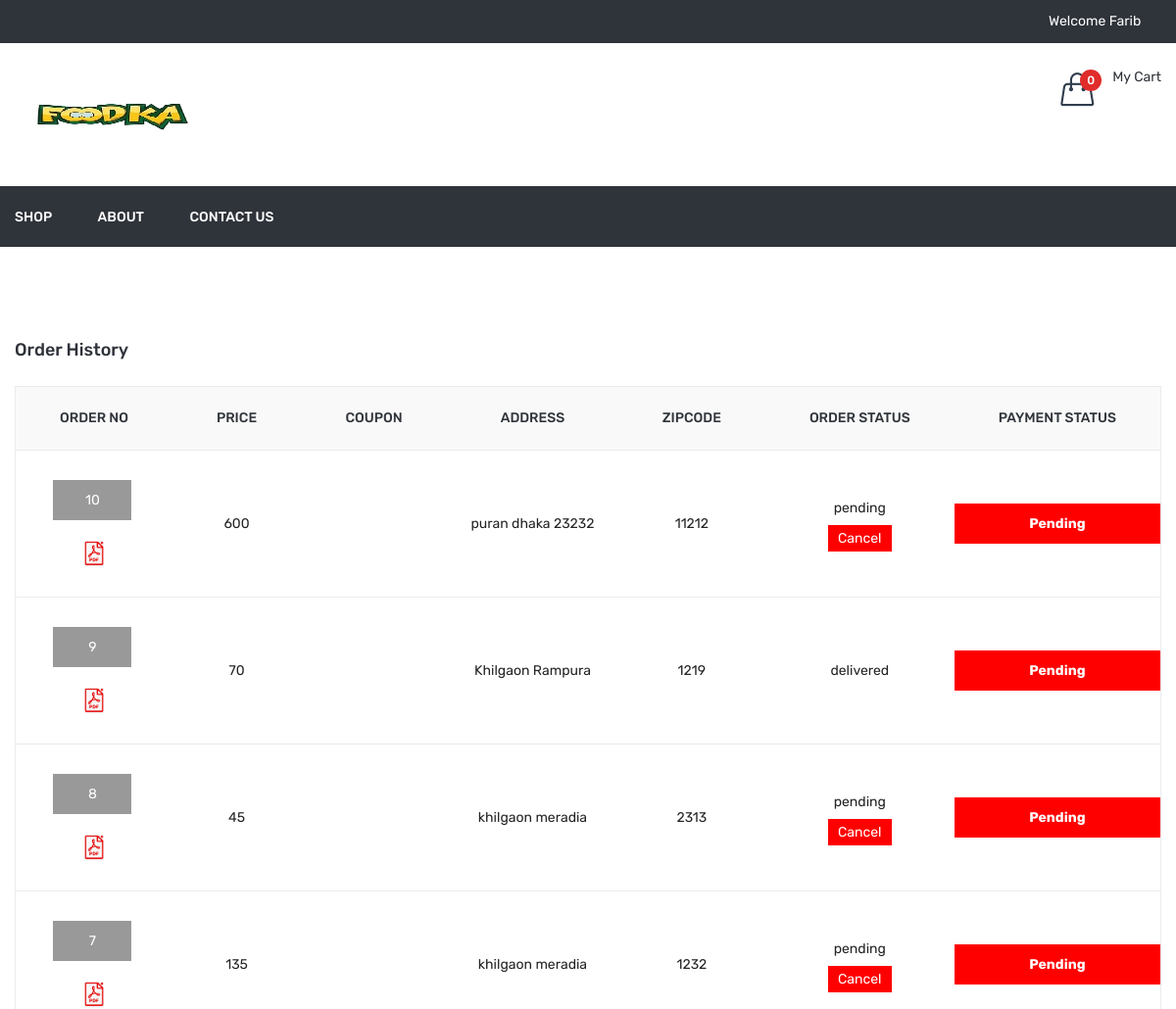
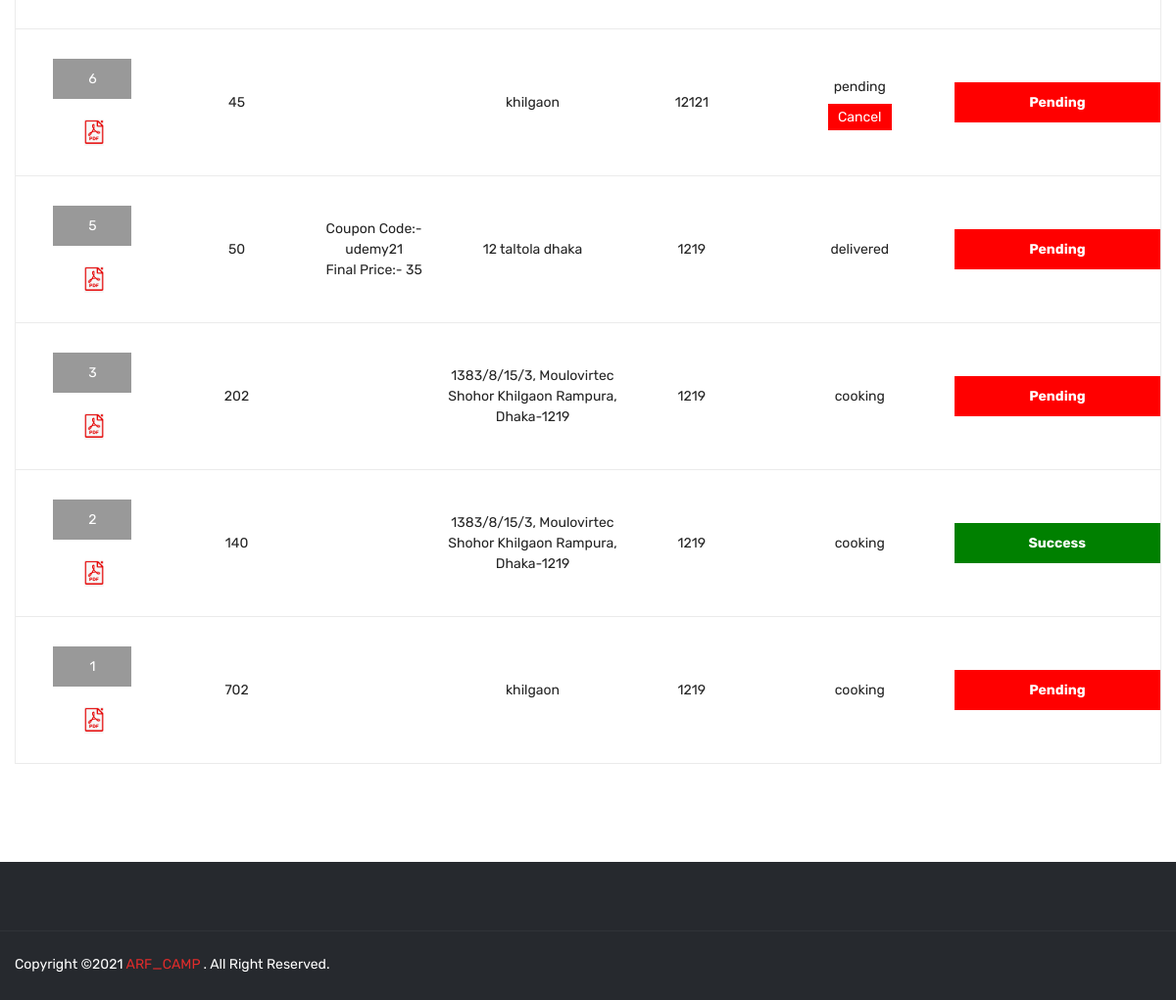
Page /order_history.php (signed in) on the earlier database version (2 pictures, top to bottom).
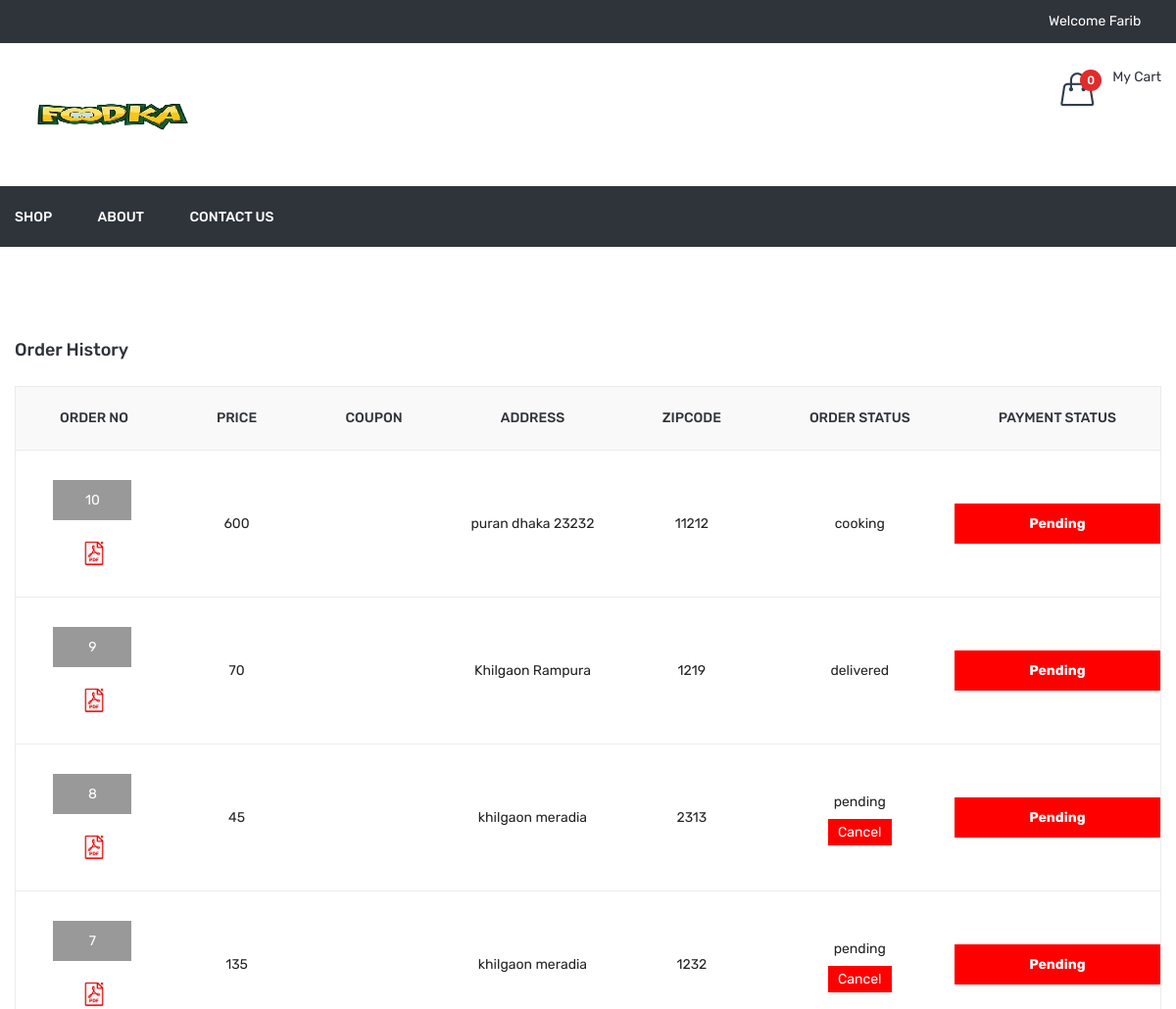
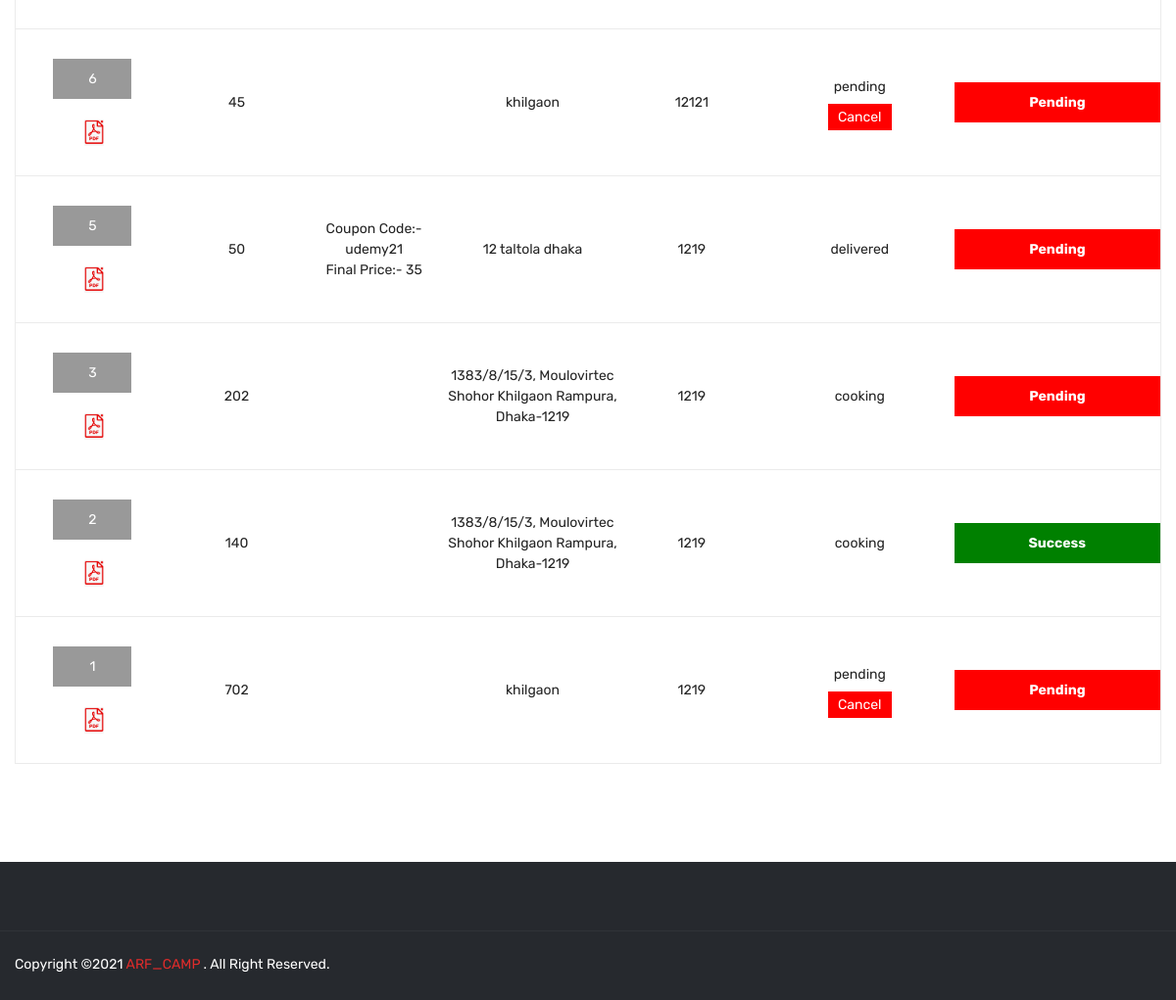
Same page on the later database version (2 pictures, top to bottom).
### tables this page shows
CREATE TABLE `order_master` (
  `id` int(11) NOT NULL,
  `user_id` int(11) NOT NULL,
  `name` varchar(50) NOT NULL,
  `email` varchar(50) NOT NULL,
  `mobile` varchar(50) NOT NULL,
  `address` text NOT NULL,
  `total_price` float NOT NULL,
  `coupon_code` varchar(20) NOT NULL,
  `final_price` float NOT NULL,
  `zipcode` varchar(10) NOT NULL,
  `delivery_boy_id` int(11) NOT NULL,
  `payment_status` varchar(20) NOT NULL,
  `payment_type` varchar(10) NOT NULL,
  `payment_id` varchar(100) NOT NULL,
  `order_status` int(11) NOT NULL,
  `added_on` datetime NOT NULL,
  `delivered_on` datetime NOT NULL,
  `cancel_by` enum('user','admin') NOT NULL,
  `cancel_at` datetime NOT NULL
);

CREATE TABLE `order_status` (
  `id` int(11) NOT NULL,
  `order_status` varchar(50) NOT NULL
);

### function.inc.php (called while the page is built, shortened)
	<?php
function getUserCart(){
	global $con;
	$arr=array();
	$id=$_SESSION['FOOD_USER_ID'];
	$res=mysqli_query($con,"select * from dish_cart where user_id='$id'");
	return $arr;
}
function getcartTotalPrice(){
  $cartArr=getUserFullCart();
  $totalPrice=0;
  return $totalPrice;
}
function getUserFullCart($attr_id=''){
	$cartArr=array();
	if(isset($_SESSION['FOOD_USER_ID'])){
		$getUserCart=getUserCart();
		$cartArr=array();
	}
	if($attr_id!=''){
		return $cartArr[$attr_id]['qty'];
	}else{
		return $cartArr;
	}
}
?>

### order_history.php (the view, shortened to what this page needs)
<?php
include ("header.php");
$uid=$_SESSION['FOOD_USER_ID'];
$sql="select order_master.*,order_status.order_status as order_status_str from order_master,order_status where order_master.order_status=order_status.id and order_master.user_id='$uid' order by order_master.id desc";
$res=mysqli_query($con,$sql);
?>
<div class="cart-main-area pt-95 pb-100">
            <div class="container">
                <h3 class="page-title">Order History</h3>
                <div class="row">
                    <div class="col-lg-12 col-md-12 col-sm-12 col-12">
                        <form method="post">
							<div class="table-content table-responsive">
                                <table>
                                    <thead>
                                        <tr>
                                            <th>Order No</th>
                                            <th>Price</th>
											<th>Coupon</th>
                                            <th>Address</th>
											<th>Zipcode</th>
                                            <th>Order Status</th>
                                            <th>Payment Status</th>
                                        </tr>
                                    </thead>
                                    <tbody>
										<?php if(mysqli_num_rows($res)>0){
										while($row=mysqli_fetch_assoc($res)){
										?>
										<tr>
                                            <td>
												<div class="div_order_id"><a href="<?php echo FRONT_SITE_PATH.'order_detail?id='.$row['id']?>"><?php echo $row['id']?></div></a>
											<br/>
											<a href="<?php echo FRONT_SITE_PATH?>download_invoice?id=<?php echo $row['id']?>"><img src='<?php echo FRONT_SITE_PATH?>assets/img/icon-img/pdf.png' width="20px" title="Download Invoice"/></a>
											</td>
                                            <td style="font-size:14px;">
											<?php echo $row['total_price']?></td>
                                            <td>
											<?php
											if($row['coupon_code']!=''){
											?>
											Coupon Code:- <?php echo $row['coupon_code']?><br/>
											Final Price:- <?php echo $row['final_price']?>
											<?php } ?>
											</td>
											<td><?php echo $row['address']?></td>
											<td><?php echo $row['zipcode']?></td>
											<td>
                                             <?php
											echo $row['order_status_str'];
											if($row['order_status']==1){
												echo "<br/>";
												echo "<div style='margin-top:10px;'><a href='?cancel_id=".$row['id']."' class='cancel_btn'>Cancel</a></div>";
											}
											?>
                                            </td>
											<td>
												<div class="payment_status payment_status_<?php echo $row['payment_status']?>"><?php echo ucfirst($row['payment_status'])?></div>
											</td>
                                        </tr>
										<?php }} ?>
                                    </tbody>
                                </table>
                            </div>
                        </form>
                    </div>
                </div>
            </div>
        </div>
<?php
include("footer.php");
?>

### header.php (shortened to what this page needs)
<?php
include('database.inc.php');
include('function.inc.php');
$cartArr=getUserFullCart();
$totalPrice=getcartTotalPrice();
$totalCartDish=count($cartArr);
 ?>
<!doctype html>
<html class="no-js" lang="zxx">
<head>
        <link rel="stylesheet" href="<?php echo FRONT_SITE_PATH?>assets/css/bootstrap.min.css">
        <link rel="stylesheet" href="<?php echo FRONT_SITE_PATH?>assets/css/animate.css">
        <link rel="stylesheet" href="<?php echo FRONT_SITE_PATH?>assets/css/owl.carousel.min.css">
        <link rel="stylesheet" href="<?php echo FRONT_SITE_PATH?>assets/css/slick.css">
        <link rel="stylesheet" href="<?php echo FRONT_SITE_PATH?>assets/css/chosen.min.css">
        <link rel="stylesheet" href="<?php echo FRONT_SITE_PATH?>assets/css/ionicons.min.css">
        <link rel="stylesheet" href="<?php echo FRONT_SITE_PATH?>assets/css/font-awesome.min.css">
        <link rel="stylesheet" href="<?php echo FRONT_SITE_PATH?>assets/css/simple-line-icons.css">
        <link rel="stylesheet" href="<?php echo FRONT_SITE_PATH?>assets/css/jquery-ui.css">
        <link rel="stylesheet" href="<?php echo FRONT_SITE_PATH?>assets/css/meanmenu.min.css">
        <link rel="stylesheet" href="<?php echo FRONT_SITE_PATH?>assets/css/style.css">
        <link rel="stylesheet" href="<?php echo FRONT_SITE_PATH?>assets/css/responsive.css">
    </head>
    <body>
        <header class="header-area">
            <div class="header-top black-bg">
                <div class="container">
                    <div class="row">
                        <div class="col-lg-4 col-md-4 col-12 col-sm-4">
                        </div>
                        <div class="col-lg-8 col-md-8 col-12 col-sm-8">
                            <div class="account-curr-lang-wrap f-right">
                                <?php
                                if(isset($_SESSION['FOOD_USER_NAME'])){
                                ?>
                                <ul>
                                    <li class="top-hover"><a href="#"><?php echo "Welcome <span id='user_top_name'> ".$_SESSION['FOOD_USER_NAME'];?>  <i class="ion-chevron-down"></i></a>
                                    </li>
                                </ul>
                                <?php } ?>
                            </div>
                        </div>
                    </div>
                </div>
            </div>
            <div class="header-middle">
                <div class="container">
                    <div class="row">
                        <div class="col-lg-3 col-md-4 col-12 col-sm-4">
                            <div class="logo">
                                <a href="<?php echo FRONT_SITE_PATH?>">
                                	<img alt="" src="assets/img/logo/foodka200_90.jpg">
                                </a>
                            </div>
                        </div>
                        <div class="col-lg-9 col-md-8 col-12 col-sm-8">
                            <div class="header-middle-right f-right">
                                <div class="header-wishlist">
                                </div>
                                <div class="header-cart">
                                    <a href="#">
                                        <div class="header-icon-style">
                                            <i class="icon-handbag icons"></i>
                                            <span class="count-style" id="totalCartDish"><?php echo $totalCartDish?></span>
                                        </div>
                                        <div class="cart-text">
                                            <span class="digit">My Cart</span>
                                        </div>
                                    </a>
                                </div>
                            </div>
                        </div>
                    </div>
                </div>
            </div>
            <div class="header-bottom transparent-bar black-bg">
                <div class="container">
                    <div class="row">
                        <div class="col-lg-12 col-md-12 col-12">
                            <div class="main-menu">
                                <nav>
                                    <ul>
                                        <li><a href="<?php echo FRONT_SITE_PATH?>shop">Shop</a></li>
                                        <li><a href="<?php echo FRONT_SITE_PATH?>about-us">about</a></li>
                                        <li><a href="<?php echo FRONT_SITE_PATH?>contact-us">contact us</a></li>
                                    </ul>
                                </nav>
                            </div>
                        </div>
                    </div>
                </div>
            </div>
        </header>

### footer.php (shortened to what this page needs)
 <div class="footer-area black-bg-2 pt-70">
            <div class="footer-bottom-area border-top-4">
                <div class="container">
                    <div class="row">
                        <div class="col-lg-6 col-md-6 col-sm-7">
                            <div class="copyright">
                                <p>Copyright ©<?php echo date('Y') ?> <a href="https://github.com/arf-camp/foodka" target="_blank">ARF_CAMP</a> . All Right Reserved.</p>
                            </div>
                        </div>
                        <div class="col-lg-6 col-md-6 col-sm-5">
                            <div class="footer-social">
                                <ul>
                                    <li><a href="#"><i class="ion-social-facebook"></i></a></li>
                                    <li><a href="#"><i class="ion-social-twitter"></i></a></li>
                                    <li><a href="#"><i class="ion-social-instagram-outline"></i></a></li>
                                    <li><a href="#"><i class="ion-social-googleplus-outline"></i></a></li>
                                    <li><a href="#"><i class="ion-social-rss"></i></a></li>
                                    <li><a href="#"><i class="ion-social-dribbble-outline"></i></a></li>
                                </ul>
                            </div>
                        </div>
                    </div>
                </div>
            </div>
        </div>
    </body>
</html>

Differences in the rows shown:
changed order_master "puran dhaka 23232": order_status.order_status "pending" → "cooking"; no longer shows "Cancel"
changed order_master id 1: order_status.order_status "cooking" → "pending"; now shows "Cancel"
